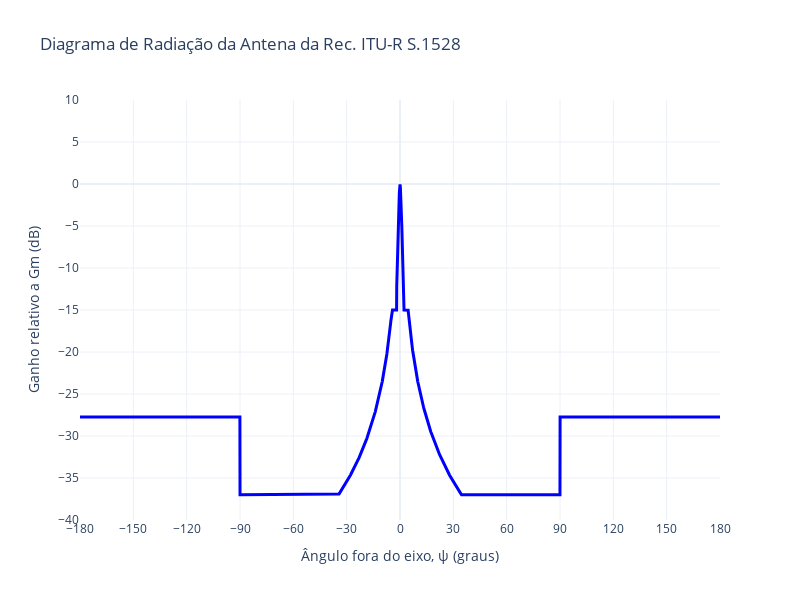

Notebook source saved alongside this figure:
### Code cell
# Calcula o ganho da antena
G = ganho_antena_satelite_s1528(z, λ, D, ψb, Gm, ψ, LN)

# Plota o diagrama de radiação da antena interativamente com dimensões personalizadas
fig = go.Figure()
fig.add_trace(go.Scatter(x=ψ, y=G - Gm, mode='lines', line=dict(width=3, color='blue')))
fig.update_layout(
    title='Diagrama de Radiação da Antena da Rec. ITU-R S.1528',
    xaxis_title='Ângulo fora do eixo, ψ (graus)',
    yaxis_title='Ganho relativo a Gm (dB)',
    xaxis=dict(range=[-180, 180], tickmode='linear', dtick=30),
    yaxis=dict(range=[-40, 10], tickmode='linear', dtick=5),
    template='plotly_white',
    width=800,  # Largura da figura
    height=600   # Altura da figura
)
fig.show()

### Figure 1 — Plotly figure (JSON) as saved in the notebook; plotly's stock layout.template omitted (floating-point values rounded to 4 significant figures; data arrays with more than 128 entries replaced by an {"elided": "..."} marker saying what was removed)
{"data": [{"line": {"color": "blue", "width": 3}, "mode": "lines", "type": "scatter", "x": {"elided": "5000 float values"}, "y": {"elided": "5000 float values"}}], "layout": {"height": 600, "title": {"text": "Diagrama de Radiação da Antena da Rec. ITU-R S.1528"}, "width": 800, "xaxis": {"dtick": 30, "range": [-180, 180], "tickmode": "linear", "title": {"text": "Ângulo fora do eixo, ψ (graus)"}}, "yaxis": {"dtick": 5, "range": [-40, 10], "tickmode": "linear", "title": {"text": "Ganho relativo a Gm (dB)"}}}}
